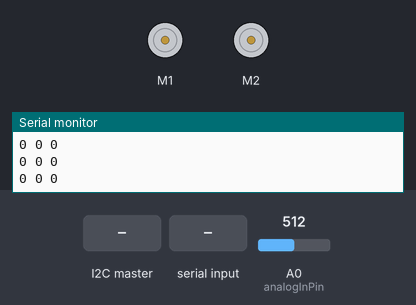
Bench run of a sketch on a simulated Arduino Uno, built with avr-gcc and run on an emulated ATmega328P. Parts: 2 × DC motor (green arrow = forward, orange = backward, longer = faster), the last lines printed to the serial monitor. The test bench sets the inputs (shaded band); at power-on: A0 (analogInPin) = 512.

Above: at 1.2 s.
1.3 s: A0 (analogInPin) set to 716
At 2.4 s:
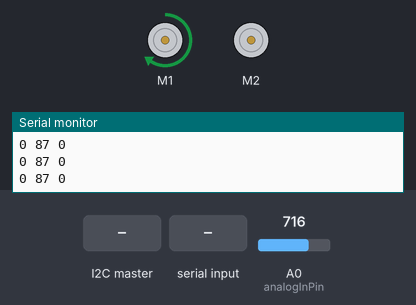
2.8 s: A0 (analogInPin) set to 810
At 3.7 s:
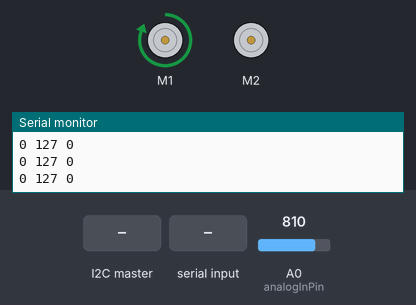
4.3 s: A0 (analogInPin) set to 306
At 5.2 s:
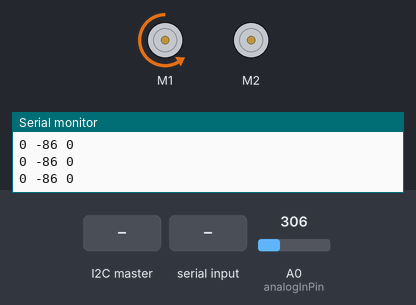
5.8 s: A0 (analogInPin) set to 190
At 7.0 s:
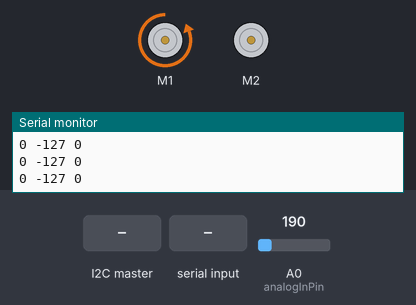
7.3 s: the I2C master sends "o"
8.8 s: "i,45\n" received over Serial
At 10.1 s:
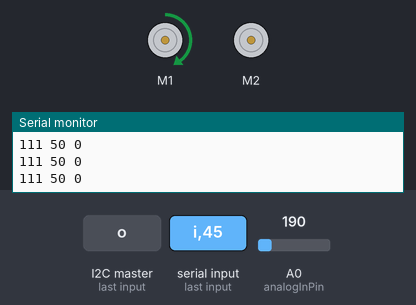
Timing chart, 0 to 11.3 s (numbered marks = the images above; inputs shaded):
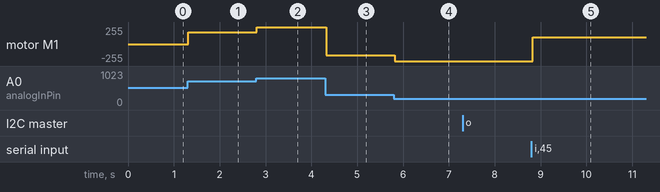

Measured:
- after the input at 1.3 s, motor M1: stopped → forward 174/255 at once
- after the input at 2.8 s, motor M1: forward 174/255 → forward 255/255 at once
- after the input at 4.3 s, motor M1: forward 255/255 → backward 172/255 at once
- after the input at 5.8 s, motor M1: backward 172/255 → backward 255/255 at once
- after the input at 8.8 s, motor M1: backward 255/255 → forward 100/255 at once

The sketch:

src.ino
```cpp
// (licence header left out)
// This file used SoftwareSerial example (Copyright (c) 2012 Dimension Engineering LLC) for Sabertooth http://www.dimensionengineering.com/software/SabertoothSimplifiedArduinoLibrary/html/index.html
// See license.txt in the Sabertooth arduino library for license details.
// It is as well derived from HBridgePWM.ino from robokite project
// http://code.google.com/p/robokite/source/browse/HBridgePWM/HBridgePWM.ino
// The selector 1 3 5 6 have to be on on.
#include <SoftwareSerial.h>
#include <SabertoothSimplified.h>
#include <TinyGPS++.h>
#include <PID_v1.h>
#include <Wire.h>

SoftwareSerial SWSerial(NOT_A_PIN, 8); // RX on no pin (unused), TX on pin 11 (to S1).
SabertoothSimplified ST(SWSerial); // Use SWSerial as the serial port.

const int analogInPin = A0;  // Analog input pin that the potentiometer is attached to

int sensorValue = 0;        // Value read from the potentiometer
int initialSensorValue = 0;
double alphaSigned1 = 0;
double alphaSigned2 = 0;
String inputString = "";         // A string to hold incoming data
boolean stringComplete = false;  // Whether the string is complete
boolean isSerialControl = true;
boolean isManualControl = false;
// Read the analog in value
// The range was reduced
double sensorValueMin = 200;//0
double sensorValueMax = 800;//1023
double deadBand = 0.1; // Use to ensure zero speed. Should not be zero
double serialFrequency = 1;
long lastSerialInputTime = 0;
long lastWriteTime = 0;

TinyGPSPlus nmea;
// O stands for Opensource, R for Robokite
// The index is the place of the field in the NMEA message
TinyGPSCustom pwm1     (nmea, "ORPW1", 1);  // Dimentionless voltage setpoint (Pulse Width Modulation) for Sabertooth output 1
TinyGPSCustom pwm2     (nmea, "ORPW2", 1);  // Dimentionless voltage setpoint (Pulse Width Modulation) for Sabertooth output 2
TinyGPSCustom setss1   (nmea, "ORSS1", 1);  // Set speed for Sabertooth output 1
TinyGPSCustom setss2   (nmea, "ORSS2", 1);  // Set speed for Sabertooth output 2
TinyGPSCustom setpos1  (nmea, "ORSP1", 1);  // Position setpoint for Sabertooth output 1
TinyGPSCustom setpos2  (nmea, "ORSP2", 1);  // Position setpoint for Sabertooth output 2
TinyGPSCustom roll     (nmea, "ORKST", 1);  // Kite STate roll (rotation in camera frame)
TinyGPSCustom elevation(nmea, "ORKST", 2);  // Kite STate elevation
TinyGPSCustom bearing  (nmea, "ORKST", 3);  // Kite STate bearing
TinyGPSCustom kpm      (nmea, "ORKPM", 1);  // Proportional coefficient multiplicator
TinyGPSCustom kim	   (nmea, "ORKIM", 1);  // Integral coefficient multiplicator
TinyGPSCustom kdm      (nmea, "ORKDM", 1);  // Derivative coefficient multiplicator

//Define Variables we'll be connecting to
double Setpoint, Input, Output;

//Specify the links and initial tuning parameters (Kp, Ki, Kd)
PID myPID(&Input, &Output, &Setpoint, 1, 0, 0, DIRECT);

int x = 0;

void setup()
{
  // Initialize software serial communication with Sabertooth
  SWSerial.begin(9600);
  // Initialize serial communications at 9600 bps:
  Serial.begin(19200);
  Input = 0;
  Setpoint = 0;
  //turn the PID on
  myPID.SetMode(AUTOMATIC);
  myPID.SetOutputLimits(-50, 50);

  Wire.begin(9);                // Start I2C Bus as a Slave (Device Number 9)
  Wire.onReceive(receiveEvent); // register event

}

void receiveEvent(int howMany) {
  x = Wire.read();    // receive byte as an integer
  Serial.println(x);
}

void serialEvent() {

  inputString="";
  Serial.flush();
  while (Serial.available()) {
    // Get the new byte:
    char inChar = (char)Serial.read();
    // Add it to the inputString:
    inputString += inChar;
    // If the incoming character is a newline, set a flag
    // so the main loop can do something about it:
    if (inChar == '\n') {
      stringComplete = true;
    }
  }
  if (inputString[0] == 'i')
  {
    Serial.flush();
    isSerialControl = true;
    initialSensorValue = analogRead(analogInPin);// Read the joystick position to overide if joystick is moved
    if (inputString.substring(1)=="")
    {
      serialFrequency = 0;
    }
    else
    {
      serialFrequency = StrToFloat(inputString.substring(1));
    }
  }
  else
  {
    if (inputString == "o")
    {
      isSerialControl = false;
    }
    else
    {
      char c[50];
      inputString.toCharArray(c, 50);
      char *gpsStream = c;
      while (*gpsStream)
        if (nmea.encode(*gpsStream++))
      {
        alphaSigned1 = StrToFloat(pwm1.value());
        alphaSigned2 = StrToFloat(pwm2.value());
        Input = StrToFloat(elevation.value());
        lastSerialInputTime = millis();
        //myPID.SetTunings(StrToFloat(kpm.value()), StrToFloat(kim.value()), StrToFloat(kdm.value()));
      }
    }
  }
}


void loop()
{
  //myPID.Compute();
  int power1, power2;
  sensorValue = analogRead(analogInPin);
  setMode();
  computePID();
  alphaSigned1=Output/127.0;
  computeAlphaSigned();
  power1 = alphaSigned1*127;
  power2 = alphaSigned2*127;
  ST.motor(1, power1);
  ST.motor(2, power2);
  delay(10);
  if (millis()-lastWriteTime>100)
  {
    lastWriteTime = millis();
    Serial.print(x);
    Serial.print(" ");
    Serial.print(power1);
    Serial.print(" ");
    Serial.println(power2);
    if (isSerialControl)
    {
      //Serial.println("S");
    }
    else
    {
      if (isManualControl)
      {
        //Serial.println("M");
      }
    }

  }
  Serial.flush();
}

void setMode()
{
  // If the analog value is changed, it means that the user wants to take control with the joystick
  // so fallback to joystick control
  if (fabs(initialSensorValue-sensorValue) > 10)
  {
    isSerialControl = false;
  }

  // Fallback to manual control if the analog voltage is close to zero (probably unplugged)
  // Place after hardware limit if possible
  // This avoids to go to full speed if one cable in the potentiometer is unplugged
  // Warning: if the midle cable of the potentiometer is unplugged, the signal is free, and the fault can not be detected
  // \todo invert polarity to be able to detect floating pin.
  isManualControl = false;//(sensorValue < 5)|(sensorValue >1023-5);
}

float StrToFloat(String str){
  char carray[str.length() + 1]; // Determine the size of the array
  str.toCharArray(carray, sizeof(carray)); // Put str into an array
  return atof(carray);
}

void computeAlphaSigned()
{
  if (serialFrequency != 0)
  { // Fallbacks to zero as we received no message in the expected time (twice the time)
    if ((millis()-lastSerialInputTime) > 2*1/serialFrequency*1000)
    {
      alphaSigned1 = 0;
      alphaSigned2 = 0;
    }
  }

  // If not in Serial control overwrite the value
  if (false == isSerialControl)
  {
    // Compute the value corresponding to the deadband
    double sensorDeadBandMax = sensorValueMin + (deadBand/2.0+0.5)*(sensorValueMax - sensorValueMin);
    double sensorDeadBandMin = sensorValueMin + (-deadBand/2.0+0.5)*(sensorValueMax - sensorValueMin);
    if (sensorValue < sensorDeadBandMin) //strictly to avoid alphaSigned equals zero
    {
      alphaSigned1 = (sensorValue-sensorValueMin)/(sensorDeadBandMax - sensorValueMin)-1;
      alphaSigned2 = 0;
    }
    else
    {
      if (sensorValue > sensorDeadBandMax)
      {
        alphaSigned1 = (sensorValue-sensorDeadBandMax)/(sensorValueMax - sensorDeadBandMax);
        alphaSigned2 = 0;
      }
      else
      {
        alphaSigned1 = 0;
        alphaSigned2 = 0;
      }
    }
    if (isManualControl)
    {
      alphaSigned1 = 0;
      alphaSigned2 = 0;
    }
  }
  alphaSigned1 = min(1, max(-1, alphaSigned1));
  alphaSigned2 = min(1, max(-1, alphaSigned2));
}

void computePID()
{
  Input = -x;
  Setpoint = 0.0;
  myPID.Compute();
}
```
